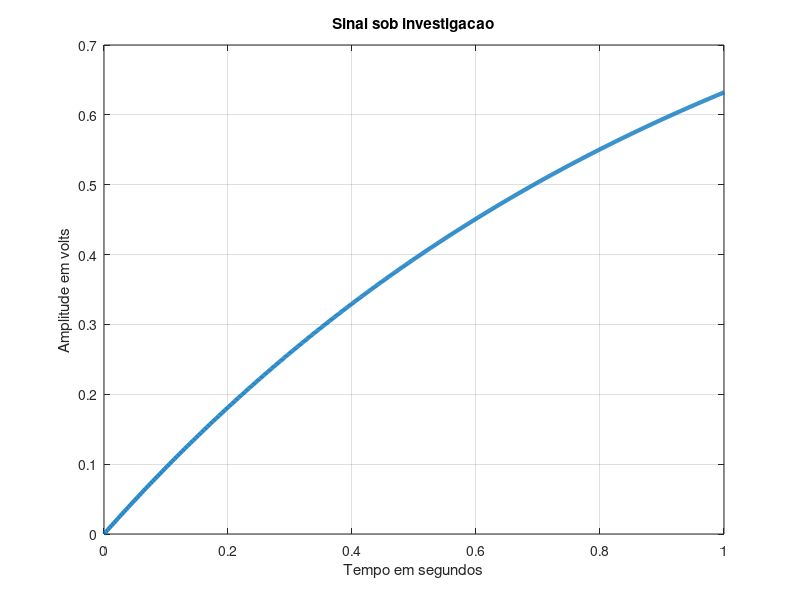
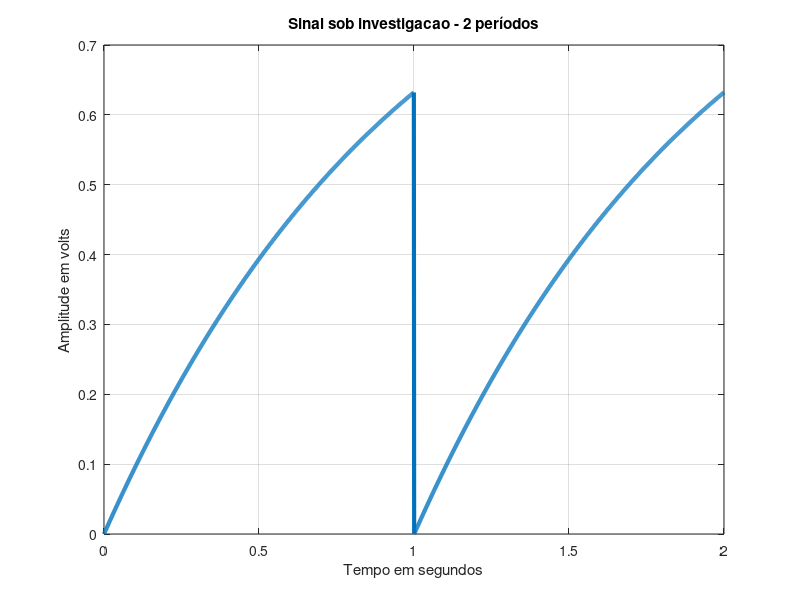
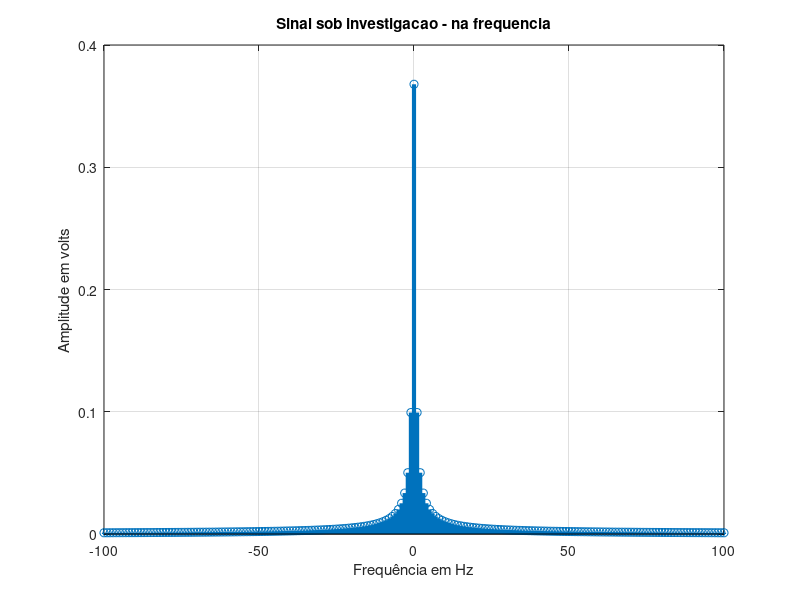
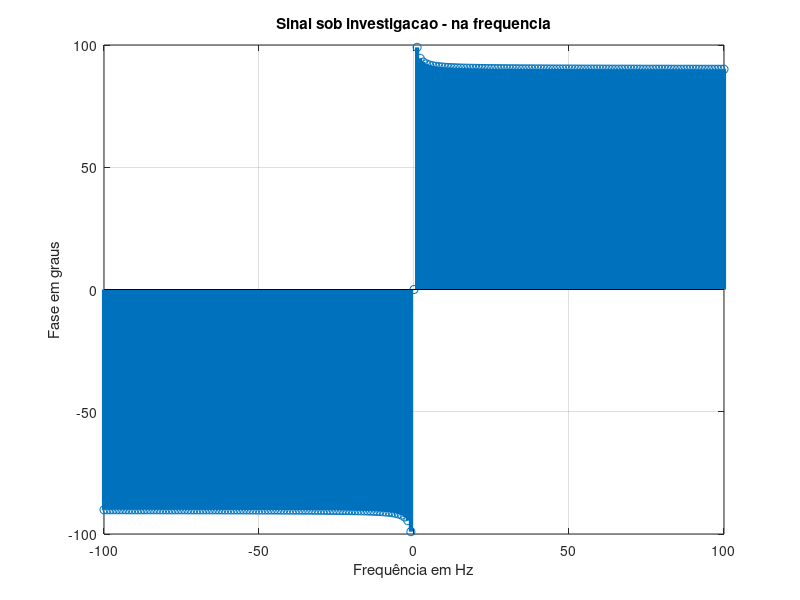

These figures' MATLAB source, in order:
%%%%%%%%%%%%%%%%%%%%%%%%%%%%%%%%%%%%%%%%%%%%%%%%%%%%%%%%%%%%%%%%%%%%
%% 1 - Preparação do código 
%% 
%% Boas práticas: limpeza de variáveis; variáveis globais
%% Constantes; carregar bibliotecas;...
%%

clear all;          % limpa as variáveis
close all;          % fecha todas as figuras ativas
clc;                % limpa a tela visível

%%%%%%%%%%%%%%%%%%%%%%%%%%%%%%%%%%%%%%%%%%%%%%%%%%%%%%%%%%%%%%%%%%%%
%% 2 - Investigação do sinal g(t) 
%% 
%% 
%% g(t) = 1 - exp(-t) --> 0 < t < To
%%
%% To =1.0 segundo
%%

To      = 1.0;                    % Período do sinal
M       = 1000;                   % Número de pontos - resolução 1ms
Np      = 2;                      % Número de períodos
tempo1  = linspace(0,Np*To,Np*M); % vetor tempo para dois períodos
tempo   = linspace(0,To,M);       % vetor tempo

%%% trabalhar com o sinal

gt = @(t) 1-exp(-t);            % criei a função gt

%%% Visualizar o sinal g(t)

figure(1)

plot(tempo,gt(tempo),'linewidth',3);
grid;
xlabel('Tempo em segundos');
ylabel('Amplitude em volts');
title('Sinal sob investigacao');

figure(2)

plot(tempo1,[gt(tempo) gt(tempo)],'linewidth',3);
grid;
xlabel('Tempo em segundos');
ylabel('Amplitude em volts');
title('Sinal sob investigacao - 2 períodos');

%%%%%%%%%%%%%%%%%%%%%%%%%%%%%%%%%%%%%%%%%%%%%%%%%%%%%%%%%%%%%%%%%%%%
%% 3 - Investigação da série de Fourier - Dn
%% 
%% 
%% Dn = exp(-jnpi) * sin(npi)/(npi) - ...
%%
%% ... (1 - exp(-(1+jn2pi)))/(1+jn2pi)
%%
%%  -- sinc (X) - Compute the sinc function.
%%     Return sin (pi*x) / (pi*x).
%%

Dn = @(n) exp(-j*n*pi).*sinc(n) - (1 - exp(-(1+j*n*2*pi)))./(1+j*n*2*pi);

%%% Definir a variável n

N    = 100;               % analisar 21 harmônicas - 2*N+1 (1: zero)
n    = [-N:1:N];         % harmônicas
fo   = 1/To;             % frequência fundamental
wo   = 2*pi*fo;          % frequência angular fundamental
freq = n*fo;             % frequências de Fourier

SF   = Dn(n);            % coeficients da série de Fourier

figure(3)

stem(freq,abs(SF),'linewidth',3);
grid;
xlabel('Frequência em Hz');
ylabel('Amplitude em volts');
title('Sinal sob investigacao - na frequencia');

figure(4)

stem(freq,angle(SF)*180/pi,'linewidth',3);
grid;
xlabel('Frequência em Hz');
ylabel('Fase em graus');
title('Sinal sob investigacao - na frequencia');

%%%%%%%%%%%%%%%%%%%%%%%%%%%%%%%%%%%%%%%%%%%%%%%%%%%%%%%%%%%%%%%%%%%%
%% 4 - Sintese do sinal g(t) a partir do Dn
%% 
%% 
%% Dn = exp(-jnpi) * sin(npi)/(npi) - ...
%%
%% ... (1 - exp(-(1+jn2pi)))/(1+jn2pi)
%%
%% gs(t) = sum_{-N}^{N} Dn exp(jnwot)

gs  = 0;     % valor incial do sinal sintetizado
gs1 = 0;     % valor incial do sinal sintetizado

for k = 1 : 2*N+1
  gs  = gs  + SF(k)*exp(j*n(k)*wo*tempo); 
  gs1 = gs1 + SF(k)*exp(j*n(k)*wo*tempo1); 
end  

figure(5)

plot(tempo,gt(tempo),'linewidth',3,'g--');
grid; hold;
plot(tempo,gs,'linewidth',3,'b-.');
xlabel('Tempo em segundos');
ylabel('Amplitude em volts');
title('Sinal sob investigacao');

figure(6)

plot(tempo1,[gt(tempo) gt(tempo)],'linewidth',3,'g--');
grid;hold;
plot(tempo1,gs1,'linewidth',3,'b-.');
xlabel('Tempo em segundos');
ylabel('Amplitude em volts');
title('Sinal sob investigacao - 2 períodos');

%%%%%%%%%%%%%%%%%%%%%%%%%%%%%%%%%%%%%%%%%%%%%%%%%%%%%%%%%%%%%%%%%%%%
%% 5 - Visualizando energia
%% 
%% 
%%  abs(Dn) ^ 2

figure(7)

stem(freq,abs(SF).^2,'linewidth',3);
grid;
xlabel('Frequência em Hz');
ylabel('Amplitude em volts');
title('Sinal sob investigacao - na frequencia');
